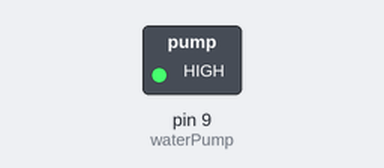
Simulated run of this sketch. Board: Arduino Uno, built with avr-gcc and run on an emulated ATmega328P. On the bench: switched loads named in the sketch (green lamp = pin HIGH). Dashed ring = blinking.

Above: at 0.2 s.
Timing chart, 0 to 5.5 s (numbered marks = the images above):
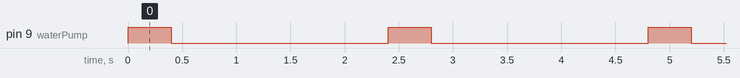

Measured:
- by itself, pin 9 (waterPump): alternates HIGH for 0.40 s and LOW for 2.0 s

The sketch:

pump.ino
```cpp
int waterPump = 9; // The output pin to actuate the Water Pump

void setup() {
  Serial.begin(9600);
  pinMode(waterPump, OUTPUT); // Declare the Water Pump as an OUTPUT:
  digitalWrite(waterPump, LOW); // Make sure the Water Pump is off.
}

void loop() {
  digitalWrite(waterPump, HIGH); // Operate the Water Pump
  delay(400);
  digitalWrite(waterPump, LOW); // Stop the Water Pump
  delay(2000);
}
```
